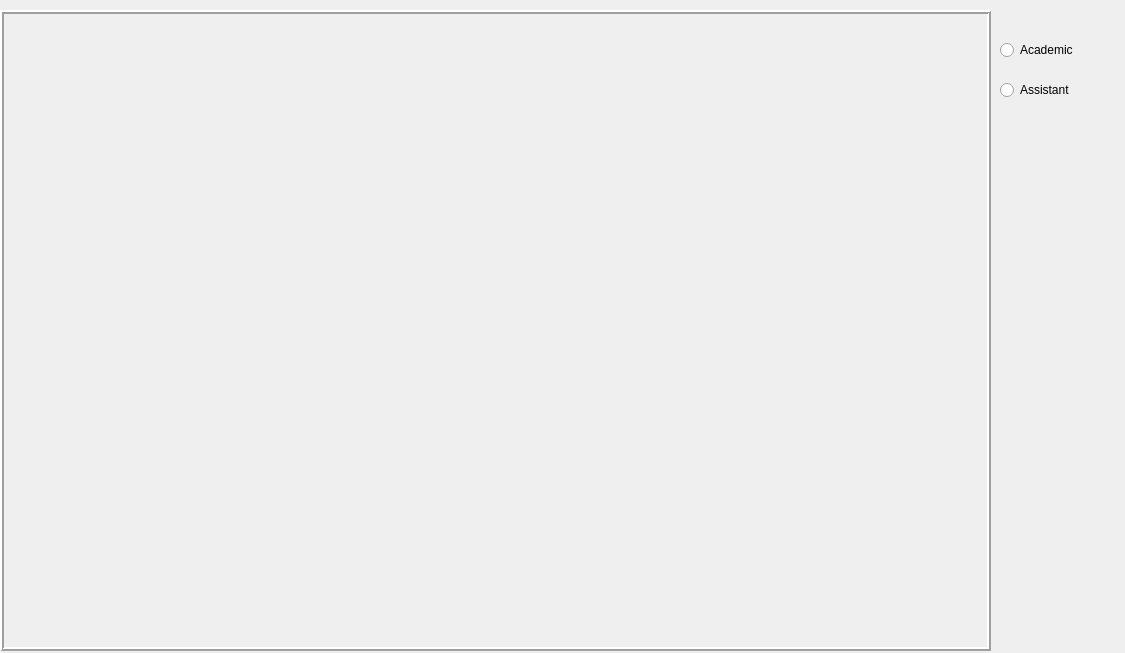
<?xml version="1.0" encoding="UTF-8"?>
<ui version="4.0">
 <class>Screen</class>
 <widget class="QWidget" name="Screen">
  <property name="geometry">
   <rect>
    <x>0</x>
    <y>0</y>
    <width>1125</width>
    <height>653</height>
   </rect>
  </property>
  <property name="windowTitle">
   <string>Screen</string>
  </property>
  <widget class="QStackedWidget" name="stackedWidget">
   <property name="geometry">
    <rect>
     <x>0</x>
     <y>10</y>
     <width>1111</width>
     <height>641</height>
    </rect>
   </property>
   <property name="autoFillBackground">
    <bool>false</bool>
   </property>
   <widget class="QWidget" name="page">
    <widget class="QLabel" name="label">
     <property name="geometry">
      <rect>
       <x>0</x>
       <y>0</y>
       <width>991</width>
       <height>641</height>
      </rect>
     </property>
     <property name="maximumSize">
      <size>
       <width>16777215</width>
       <height>16777215</height>
      </size>
     </property>
     <property name="frameShape">
      <enum>QFrame::Box</enum>
     </property>
     <property name="frameShadow">
      <enum>QFrame::Raised</enum>
     </property>
     <property name="lineWidth">
      <number>2</number>
     </property>
     <property name="text">
      <string/>
     </property>
    </widget>
    <widget class="QRadioButton" name="academicRadio">
     <property name="geometry">
      <rect>
       <x>1000</x>
       <y>30</y>
       <width>95</width>
       <height>20</height>
      </rect>
     </property>
     <property name="styleSheet">
      <string notr="true">font: 8pt &quot;MV Boli&quot;;
</string>
     </property>
     <property name="text">
      <string>Academic</string>
     </property>
    </widget>
    <widget class="QRadioButton" name="bookRadio">
     <property name="geometry">
      <rect>
       <x>1000</x>
       <y>70</y>
       <width>95</width>
       <height>20</height>
      </rect>
     </property>
     <property name="styleSheet">
      <string notr="true">font: 8pt &quot;MV Boli&quot;;
</string>
     </property>
     <property name="text">
      <string>Assistant</string>
     </property>
    </widget>
   </widget>
   <widget class="QWidget" name="page_2"/>
  </widget>
 </widget>
 <resources/>
 <connections/>
</ui>
